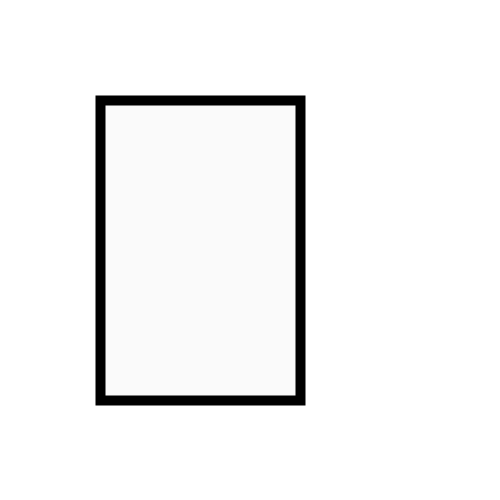
Frame 1 (no input)
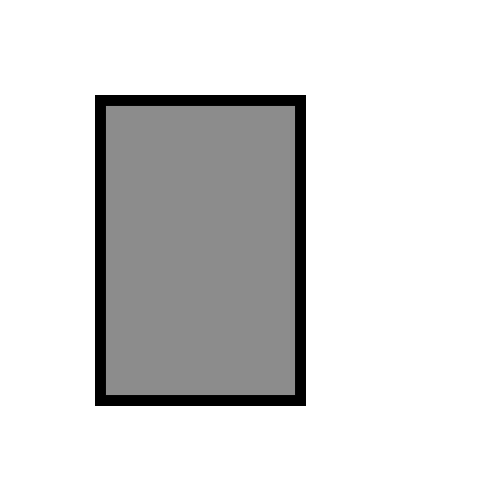
Frame 60 (the mouse pressed at the canvas centre just before this capture)
Frame 120 (the mouse held since frame 60 and released just before this capture): identical to frame 60, image omitted

The Processing sketch that drew these frames (run headless with seeded random() and noise(); from frame 60 on, the mouse is pressed at the canvas centre):

// Processing sketch: e01_animacja_tla
// ── e01_animacja_tla.pde

void setup() //tu nie stawiac srednika!!!
{
  size(500, 500);
  strokeWeight(10);
  fill(123, 10);
  background(255);
  frameRate(10);
}

void draw()
{
  rect(100, 100, 200, 300);
}
